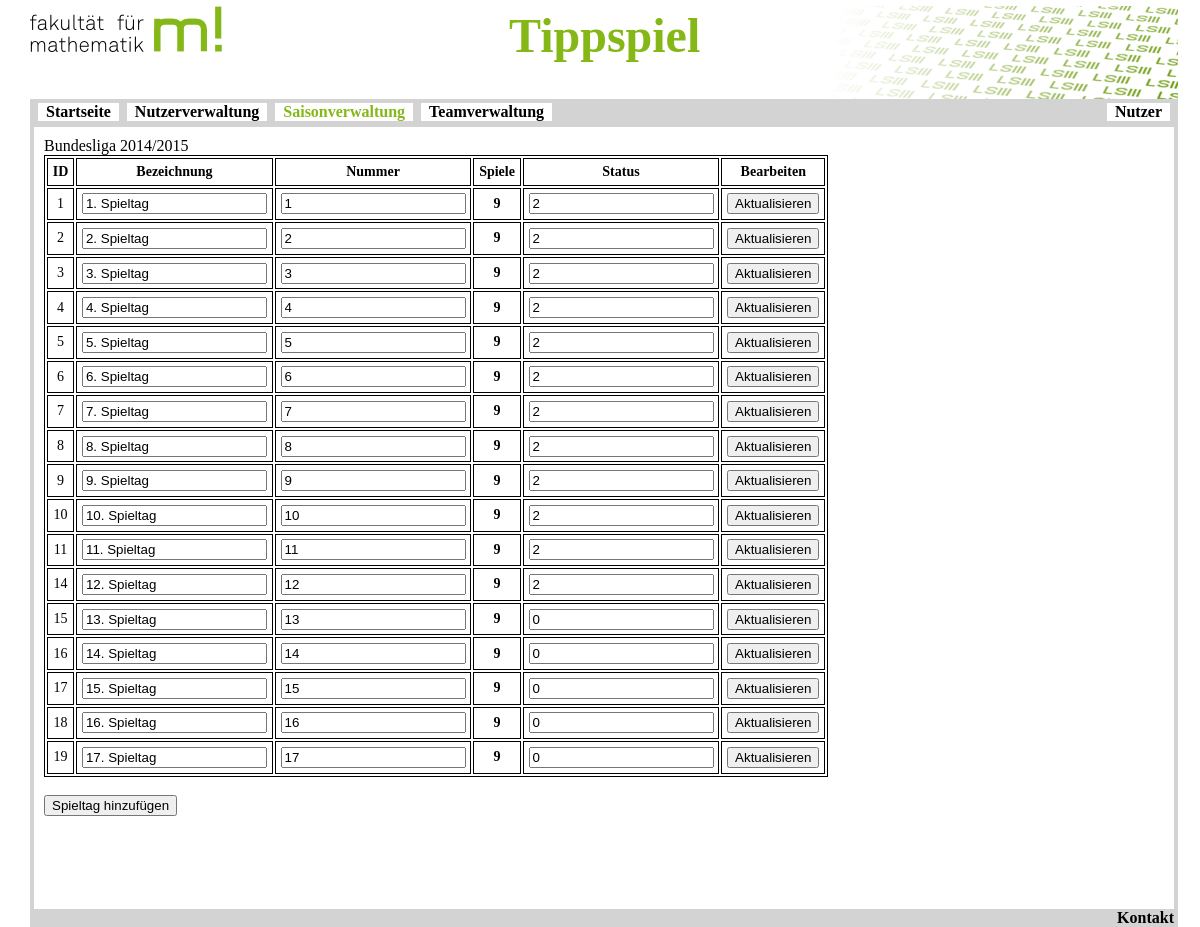
Screenshot of /admin/addmatchday.php?season_id=1 with the database file from the repository.
### tables this page shows
CREATE TABLE `season` (
  `id` int(11) NOT NULL AUTO_INCREMENT,
  `name` varchar(45) NOT NULL,
  `teams` tinyint(4) DEFAULT '0',
  `matchdays` tinyint(4) DEFAULT '0',
  `current_matchday` tinyint(4) DEFAULT '0',
  `right_tendency` decimal(18,16) NOT NULL DEFAULT '1.0000000000000000',
  `bonus_points` decimal(18,16) NOT NULL DEFAULT '9.0000000000000000',
  `status` tinyint(4) DEFAULT '0',
  PRIMARY KEY (`id`),
  UNIQUE KEY `name_UNIQUE` (`name`)
);

CREATE TABLE `matchday` (
  `id` int(11) NOT NULL AUTO_INCREMENT,
  `season_id` int(11) NOT NULL,
  `matchday_number` tinyint(4) NOT NULL,
  `games` tinyint(4) DEFAULT '0',
  `status` tinyint(4) DEFAULT '0',
  `name` varchar(20) DEFAULT 'Spieltag',
  PRIMARY KEY (`id`,`season_id`),
  KEY `fk_matchday_season1_idx` (`season_id`),
  CONSTRAINT `fk_matchday_season1` FOREIGN KEY (`season_id`) REFERENCES `season` (`id`) ON DELETE NO ACTION ON UPDATE NO ACTION
);

### admin/addmatchday.php (the view, shortened to what this page needs)
<!DOCTYPE html>
<html>
  <head>
    <link rel="stylesheet" href="../style.css" />
  </head>
  <body>
    <header>
      <img class="left" src="../img/m_schrift.png" alt="logo-m!" /><span style="margin-left:25%;"><font size=8 color=#85B817><b>Tippspiel</b></font></span><img class="right" src="../img/lehrstuhl3.png" alt="logo-ls3" />
    </header>
    <nav>
      <ul class="nav">
        <li class="nav"><a class="nav" href = "index.php">Startseite</a></li>
        <li class="nav"><a class="nav" href = "adduser.php">Nutzerverwaltung</a></li>
        <li class="nav"><a class="nav_current" href = "addseason.php">Saisonverwaltung</a></li>
        <li class="nav"><a class="nav" href = "addteam.php">Teamverwaltung</a></li>
        <span style="float:right;"><li class="nav"><a class="nav" href="../index.php"><b>Nutzer</b></a></li></span>
      </ul>
    </nav>
    <section class="content">
      <section class="full">
        <article class="news">
          <?php
          include 'connect.php';
          $season_id = mysqli_real_escape_string($con, $_GET['season_id']);
          $season = mysqli_query($con, "SELECT name FROM season WHERE id = $season_id");
          $_season = mysqli_fetch_row($season);
          echo $_season[0];
          $matchdays = mysqli_query( $con,"SELECT * FROM matchday WHERE season_id = $season_id");
          echo '<table border="1">';
          echo "<th><b>ID</b></th>";
          echo "<th><b>Bezeichnung</b></th>";
          echo "<th><b>Nummer</b></th>";
          echo "<th><b>Spiele</b></th>";
          echo "<th><b>Status</b></th>";
          echo "<th><b>Bearbeiten</b></th>";
          while ($_matchdays = mysqli_fetch_array( $matchdays, MYSQL_ASSOC))
          {
            echo "<form method='post' action='edit_matchday.php'><tr>";
            echo "<td align='center'>" . $_matchdays['id'] . "</td>";
            echo "<td align='center'><input required name='name' type='text' value='". $_matchdays['name'] . "'></input></td>";
            echo "<td align='center'><input required name='number' type='number' value='". $_matchdays['matchday_number'] . "'></input></td>";
            echo "<td align='center'><a href='addgame.php?matchday_id=". $_matchdays['id'] . "'>". $_matchdays['games'] . "</a></td>";
            echo "<td align='center'><input required name='status' type='number' value='". $_matchdays['status'] . "'></input></td>";
            echo "<td align='center'><input type='hidden' name='id' value='" . $_matchdays['id'] . "'><input type='hidden' name='season_id' value='" . $_matchdays['season_id'] . "'><input type='submit' value='Aktualisieren'></td>";
            echo "</tr></form>";
          }
          echo "</table>";
          ?>
          <br><form action="addmatchday_submit.php" method="post">
          <input type="submit" value="Spieltag hinzuf&uuml;gen">
          </form>
          <br><br>
        </article>
      </section>
    </section>
    <footer>
      <a href="mailto:mirco.altenbernd@mathematik.tu-dortmund.de">Kontakt</a>
    </footer>
  </body>
</html>

### style.css (style rules this page uses)
ul.nav { display: inline; }
li.nav { display: inline; float: left; background-color: White; margin-left: 0; margin-right: 0; padding-left: 0.5em; padding-right: 0.5em; border: 4px solid #D3D3D3; }
a { text-decoration: none; font-weight: bold; }
a:link, a:visited { color: black; }
a.nav { background-color: #FFFFFF; }
a.nav_current { color:#85B817; text-decoration: none; font-weight: bold; }
table, th, td { border: 1px solid black; font-size: 14px; }
td, th { padding: 0.3rem; }
html { width: 95%; height: 100%; margin: 0 auto; border: 0px solid red; }
body { width: 100%; height: 100%; position: relative; margin: 0 auto; border: 0px solid green; }
header { height: 93px; position: relative; margin-right: -8px; margin-top:4px; padding-top: 2px; }
nav { position: relative; width:100%; height:28px; background-color: #D3D3D3; border-left: 4px solid #D3D3D3; border-right: 4px solid #D3D3D3; }
section.content { position: relative; overflow:hidden; width: 100%; min-height: 100%; height:auto; border-left: 4px solid #D3D3D3; border-right: 4px solid #D3D3D3; }
section.full { position: relative; width: 100%; border: 0px solid yellow; }
article.news { margin:5px; margin-bottom: 10px; padding:5px; }
footer { position: fixed; bottom:0; left:2.5%; width: 95%; background-color: #D3D3D3; border-left: 4px solid #D3D3D3; border-right: 4px solid #D3D3D3; text-align: right; }
img.right { float:right; }

### rows the page displays
season: name "Bundesliga 2014/2015"
matchday: id "1", name "1. Spieltag", number "1", games "9", status "2"
matchday: id "2", name "2. Spieltag", number "2", games "9", status "2"
matchday: id "3", name "3. Spieltag", number "3", games "9", status "2"
matchday: id "4", name "4. Spieltag", number "4", games "9", status "2"
matchday: id "5", name "5. Spieltag", number "5", games "9", status "2"
matchday: id "6", name "6. Spieltag", number "6", games "9", status "2"
matchday: id "7", name "7. Spieltag", number "7", games "9", status "2"
matchday: id "8", name "8. Spieltag", number "8", games "9", status "2"
matchday: id "9", name "9. Spieltag", number "9", games "9", status "2"
matchday: id "10", name "10. Spieltag", number "10", games "9", status "2"
matchday: id "11", name "11. Spieltag", number "11", games "9", status "2"
matchday: id "14", name "12. Spieltag", number "12", games "9", status "2"
matchday: id "15", name "13. Spieltag", number "13", games "9", status "0"
matchday: id "16", name "14. Spieltag", number "14", games "9", status "0"
matchday: id "17", name "15. Spieltag", number "15", games "9", status "0"
matchday: id "18", name "16. Spieltag", number "16", games "9", status "0"
matchday: id "19", name "17. Spieltag", number "17", games "9", status "0"
